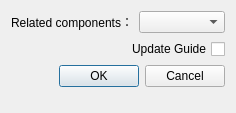
<?xml version="1.0" encoding="UTF-8"?>
<ui version="4.0">
 <class>Dialog</class>
 <widget class="QDialog" name="Dialog">
  <property name="geometry">
   <rect>
    <x>0</x>
    <y>0</y>
    <width>236</width>
    <height>113</height>
   </rect>
  </property>
  <property name="windowTitle">
   <string>Dialog</string>
  </property>
  <layout class="QGridLayout" name="gridLayout">
   <item row="3" column="0">
    <widget class="QDialogButtonBox" name="buttonBox">
     <property name="orientation">
      <enum>Qt::Horizontal</enum>
     </property>
     <property name="standardButtons">
      <set>QDialogButtonBox::Cancel|QDialogButtonBox::Ok</set>
     </property>
    </widget>
   </item>
   <item row="0" column="0">
    <layout class="QHBoxLayout" name="horizontalLayout_2">
     <item>
      <widget class="QLabel" name="components_label">
       <property name="sizePolicy">
        <sizepolicy hsizetype="Fixed" vsizetype="Preferred">
         <horstretch>0</horstretch>
         <verstretch>0</verstretch>
        </sizepolicy>
       </property>
       <property name="text">
        <string>Related components：</string>
       </property>
      </widget>
     </item>
     <item>
      <widget class="QComboBox" name="components_comboBox"/>
     </item>
    </layout>
   </item>
   <item row="4" column="0">
    <spacer name="verticalSpacer">
     <property name="orientation">
      <enum>Qt::Vertical</enum>
     </property>
     <property name="sizeHint" stdset="0">
      <size>
       <width>20</width>
       <height>40</height>
      </size>
     </property>
    </spacer>
   </item>
   <item row="1" column="0">
    <widget class="QCheckBox" name="update_checkBox">
     <property name="layoutDirection">
      <enum>Qt::RightToLeft</enum>
     </property>
     <property name="text">
      <string>Update Guide</string>
     </property>
    </widget>
   </item>
  </layout>
 </widget>
 <resources/>
 <connections>
  <connection>
   <sender>buttonBox</sender>
   <signal>accepted()</signal>
   <receiver>Dialog</receiver>
   <slot>accept()</slot>
   <hints>
    <hint type="sourcelabel">
     <x>248</x>
     <y>254</y>
    </hint>
    <hint type="destinationlabel">
     <x>157</x>
     <y>274</y>
    </hint>
   </hints>
  </connection>
  <connection>
   <sender>buttonBox</sender>
   <signal>rejected()</signal>
   <receiver>Dialog</receiver>
   <slot>reject()</slot>
   <hints>
    <hint type="sourcelabel">
     <x>316</x>
     <y>260</y>
    </hint>
    <hint type="destinationlabel">
     <x>286</x>
     <y>274</y>
    </hint>
   </hints>
  </connection>
 </connections>
</ui>
